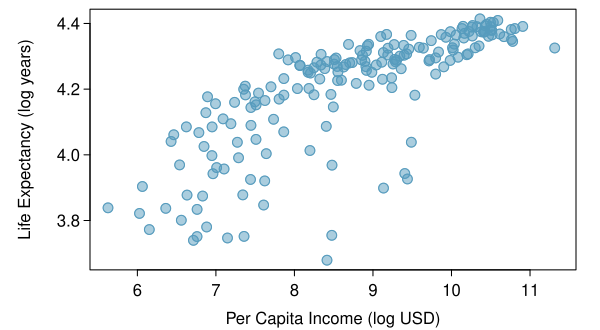

The R source for this figure:
library(openintro)
#data(income)
data(COL)

myPDF("incomeLifeExpectancyLog.pdf",
      6,
      3.3,
      mar = c(3, 4.5, 0.5, 1.2),
      mgp = c(2.8, 0.5, 0))
plot(log(life.expectancy.income$income), log(life.expectancy.income$life.expectancy),
     pch = 19,
     cex = 1.3,
     col = COL[1, 3],
     ylab = "Life Expectancy (log years)")
points(log(life.expectancy.income$income), log(life.expectancy.income$life.expectancy),
       cex = 1.3,
       col = COL[1])
mtext("Per Capita Income (log USD)", 1, 1.9)

dev.off()
